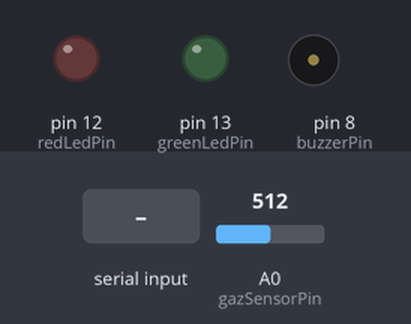
Bench run of a sketch on a simulated Arduino Uno, built with avr-gcc and run on an emulated ATmega328P. On the bench: output pins drawn as LEDs (lit = HIGH), buzzer (waves = sounding, pin HIGH). The test bench sets the inputs (shaded band); at power-on: A0 (gazSensorPin) = 512. What the sketch prints to the serial monitor is not drawn.

Above: at 0.1 s.
At 1.8 s:
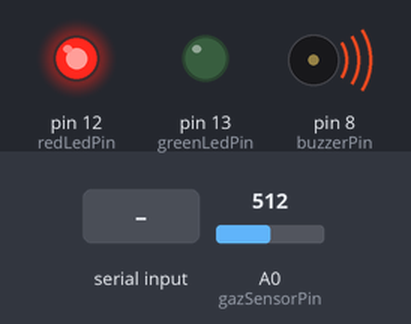
1.9 s: "s\n" received over the second serial link
At 4.4 s:
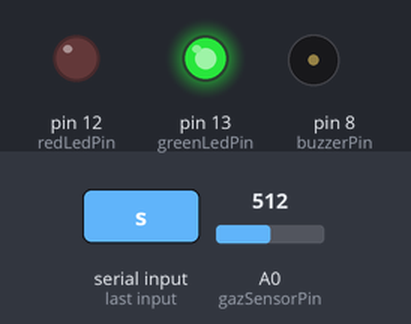
Timing chart, 0 to 5.9 s (numbered marks = the images above; inputs shaded):
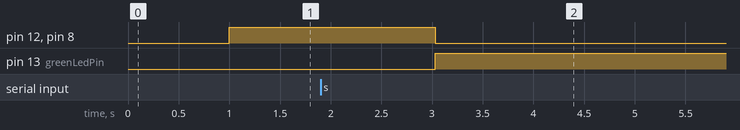

The sketch:

hc-05-arduino-code.ino
```cpp
#include <SoftwareSerial.h>

SoftwareSerial BTSerial(10, 11); // RX || TX


int gazSensorPin = A0;
int sensorValue = 0;
int buzzerPin = 8;
int redLedPin = 12;
int greenLedPin= 13;

boolean alarm = false;
boolean stop = false;

void setup() {
  pinMode(buzzerPin, OUTPUT);
  pinMode(redLedPin, OUTPUT);
  pinMode(greenLedPin, OUTPUT);

  Serial.begin(9600); // Serial Monitor iletişimi için
  BTSerial.begin(9600); // Bluetooth modülünün baud hızını ayarlıyoruz
  Serial.println("Bluetooth ile iletişim başlatıldı.");
}

void loop() {
  // Gaz sensöründen veri oku
  sensorValue = analogRead(gazSensorPin);

  delay(1000);

  Serial.println(alarm);
  Serial.println(sensorValue);

  // Gaz sensörü değeri 100'ün üzerinde ise buzzeri çalıştır
  alarm = sensorValue >= 100 ? true : false;

  if (alarm && !stop) {
    digitalWrite(greenLedPin, LOW);
    digitalWrite(buzzerPin, HIGH);
    digitalWrite(redLedPin, HIGH);
  } else {
    digitalWrite(greenLedPin, HIGH);
    digitalWrite(buzzerPin, LOW);
    digitalWrite(redLedPin, LOW);
  }

  // Bluetooth modülünden gelen veriyi Serial Monitor'e yazdır

    char gelenVeri = BTSerial.read();
    if(alarm){
     if (gelenVeri == 's') {
      stop = true; // Alarmı kapat
      BTSerial.print("Alarm kapatıldı\n");
    }
    }else{stop = false;}

    Serial.write(gelenVeri);


  // Serial Monitor üzerinden gelen veriyi Bluetooth modülüne gönder
   String dataToSend = String(sensorValue) + "\n";
   BTSerial.write(dataToSend.c_str());


}
```

Measured:
- after the input at 1.9 s, pin 12 (redLedPin), pin 8 (buzzerPin): HIGH → LOW after 1.1 s; pin 13 (greenLedPin): LOW → HIGH after 1.1 s
